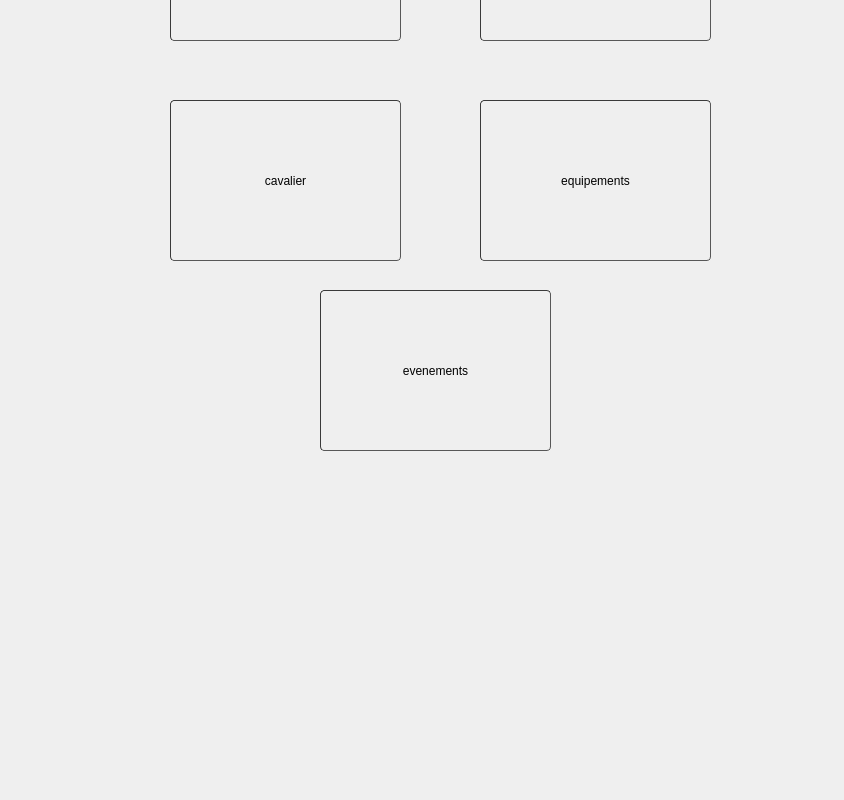
<?xml version="1.0" encoding="UTF-8"?>
<ui version="4.0">
 <class>principal</class>
 <widget class="QDialog" name="principal">
  <property name="geometry">
   <rect>
    <x>0</x>
    <y>0</y>
    <width>844</width>
    <height>800</height>
   </rect>
  </property>
  <property name="windowTitle">
   <string>Dialog</string>
  </property>
  <widget class="QWidget" name="widget" native="true">
   <property name="geometry">
    <rect>
     <x>100</x>
     <y>-130</y>
     <width>761</width>
     <height>731</height>
    </rect>
   </property>
   <widget class="QPushButton" name="equipement">
    <property name="geometry">
     <rect>
      <x>380</x>
      <y>230</y>
      <width>231</width>
      <height>161</height>
     </rect>
    </property>
    <property name="styleSheet">
     <string notr="true">	border-width: 1px; border-radius: 4px;
	border-color: rgb(58, 58, 58);
	border-style: inset;
	padding: 0 8px;


	selection-color: rgb(60, 63, 65);</string>
    </property>
    <property name="text">
     <string>equipements</string>
    </property>
    <property name="icon">
     <iconset>
      <normaloff>../../../Pictures/Capture d’écran 2021-04-29 015550.png</normaloff>../../../Pictures/Capture d’écran 2021-04-29 015550.png</iconset>
    </property>
    <property name="iconSize">
     <size>
      <width>100</width>
      <height>100</height>
     </size>
    </property>
   </widget>
   <widget class="QPushButton" name="cheval">
    <property name="geometry">
     <rect>
      <x>70</x>
      <y>10</y>
      <width>231</width>
      <height>161</height>
     </rect>
    </property>
    <property name="styleSheet">
     <string notr="true">	border-width: 1px; border-radius: 4px;
	border-color: rgb(58, 58, 58);
	border-style: inset;
	padding: 0 8px;


	selection-color: rgb(60, 63, 65);</string>
    </property>
    <property name="text">
     <string>cheval </string>
    </property>
    <property name="icon">
     <iconset>
      <normaloff>../../../Downloads/22227horse_98801.png</normaloff>../../../Downloads/22227horse_98801.png</iconset>
    </property>
    <property name="iconSize">
     <size>
      <width>100</width>
      <height>100</height>
     </size>
    </property>
   </widget>
   <widget class="QPushButton" name="staff">
    <property name="geometry">
     <rect>
      <x>380</x>
      <y>10</y>
      <width>231</width>
      <height>161</height>
     </rect>
    </property>
    <property name="styleSheet">
     <string notr="true">	border-width: 1px; border-radius: 4px;
	border-color: rgb(58, 58, 58);
	border-style: inset;
	padding: 0 8px;


	selection-color: rgb(60, 63, 65);</string>
    </property>
    <property name="text">
     <string>staff</string>
    </property>
    <property name="icon">
     <iconset>
      <normaloff>../../../Pictures/Capture d’écran 2021-04-29 015402.png</normaloff>../../../Pictures/Capture d’écran 2021-04-29 015402.png</iconset>
    </property>
    <property name="iconSize">
     <size>
      <width>100</width>
      <height>100</height>
     </size>
    </property>
   </widget>
   <widget class="QPushButton" name="evenement">
    <property name="geometry">
     <rect>
      <x>220</x>
      <y>420</y>
      <width>231</width>
      <height>161</height>
     </rect>
    </property>
    <property name="styleSheet">
     <string notr="true">	border-width: 1px; border-radius: 4px;
	border-color: rgb(58, 58, 58);
	border-style: inset;
	padding: 0 8px;


	selection-color: rgb(60, 63, 65);</string>
    </property>
    <property name="text">
     <string>evenements</string>
    </property>
    <property name="icon">
     <iconset>
      <normaloff>../../../Pictures/Capture d’écran 2021-04-29 020128.png</normaloff>../../../Pictures/Capture d’écran 2021-04-29 020128.png</iconset>
    </property>
    <property name="iconSize">
     <size>
      <width>100</width>
      <height>100</height>
     </size>
    </property>
   </widget>
   <widget class="QPushButton" name="cavalier">
    <property name="geometry">
     <rect>
      <x>70</x>
      <y>230</y>
      <width>231</width>
      <height>161</height>
     </rect>
    </property>
    <property name="styleSheet">
     <string notr="true">	border-width: 1px; border-radius: 4px;
	border-color: rgb(58, 58, 58);
	border-style: inset;
	padding: 0 8px;


	selection-color: rgb(60, 63, 65);</string>
    </property>
    <property name="text">
     <string>cavalier</string>
    </property>
    <property name="icon">
     <iconset>
      <normaloff>../../../Pictures/Capture d’écran 2021-04-29 015149.png</normaloff>../../../Pictures/Capture d’écran 2021-04-29 015149.png</iconset>
    </property>
    <property name="iconSize">
     <size>
      <width>100</width>
      <height>100</height>
     </size>
    </property>
   </widget>
  </widget>
 </widget>
 <resources/>
 <connections/>
</ui>
